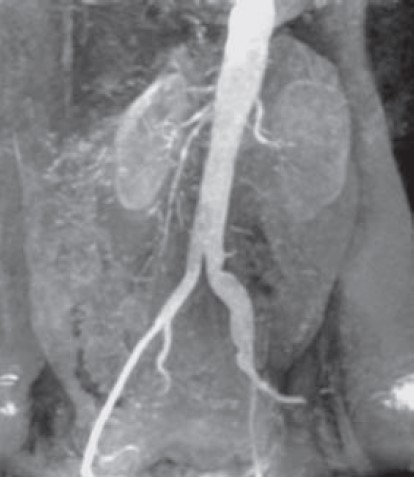
#> input picture 01_PDI/im_contrast_5.jpg, 414 x 477 px
$ jupyter execute median_filter.ipynb   (shell and % lines are left out)
#> lines starting #> are read from the running program, lines starting #| are printed output that depends on the picture
[cell 1]
import cv2 as cv
import numpy as np
import matplotlib.pyplot as plt
import imutils as im
from skimage import util as sku

[cell 2]
input_img = cv.imread('im_contrast_5.jpg', 1)
#> input_img is the input picture: shape (477, 414, 3); mean B, G, R 133.3, 130.5, 129.8
plt.imshow(input_img, cmap='gray', vmin=0, vmax=255)
sp_img = sku.random_noise(input_img, 'salt')*255
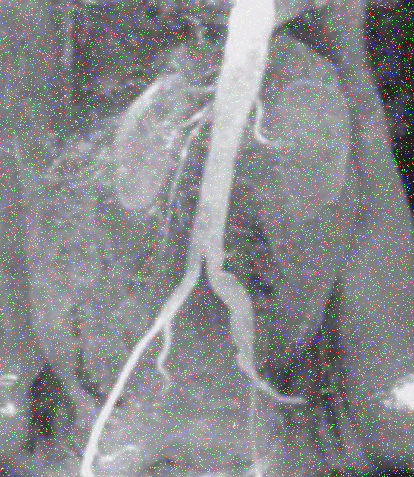
#> sp_img: shape (477, 414, 3) float64; mean B, G, R 139.4, 136.7, 135.9
sp_img = np.uint8(sp_img)

[cell 3]
plt.imshow(sp_img, cmap='gray', vmin=0, vmax=255)

[cell 4]
import numpy as np
import matplotlib.pyplot as plt
import cv2
# With jupyter notebook uncomment below line
# This plots figures inside the notebook

def plot_cv_img(input_image, output_image1):
    """
    Converts an image from BGR to RGB and plots
    """

    fig, ax = plt.subplots(nrows=1, ncols=2)

    ax[0].imshow(cv2.cvtColor(input_image, cv2.COLOR_BGR2RGB))
    ax[0].set_title('Input Image')
    ax[0].axis('off')

    ax[1].imshow(cv2.cvtColor(output_image1, cv2.COLOR_BGR2RGB))
    ax[1].set_title('Median Filter (3,3)')
    ax[1].axis('off')


    # plt.savefig('../figures/03_median_filter.png')

    plt.show()
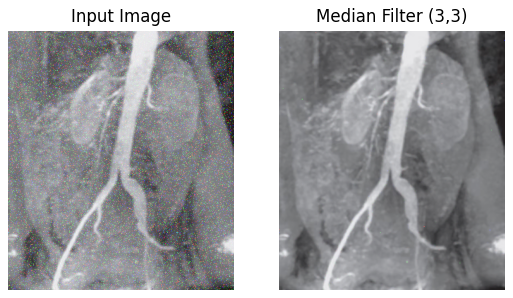
#> figure drawn by matplotlib, 2 panels


def main():
    # read an image
    img = cv2.imread('im_contrast_5.jpg')


    median1 = cv2.medianBlur(sp_img,3)
    #median2 = cv2.medianBlur(sp_img,5)
    #median3 = cv2.medianBlur(sp_img,7)


    # Do plot
    plot_cv_img(sp_img, median1)

if __name__ == '__main__':
    main()

$ run again, with 01_PDI/im_contrast_1.jpg copied over 01_PDI/im_contrast_5.jpg
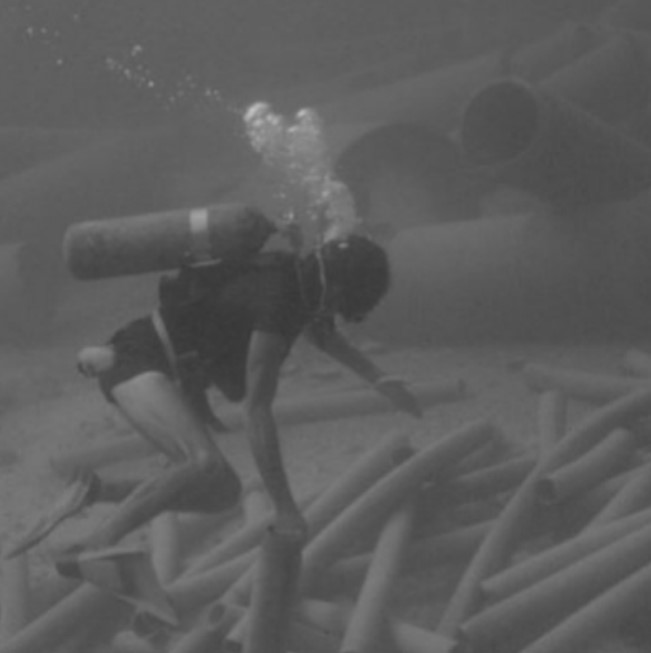
#> input picture 01_PDI/im_contrast_1.jpg, 651 x 653 px
#> input_img is the input picture: shape (653, 651, 3); min 54, max 193, mean 92.8
#> `sp_img = sku.random_noise(input_img, 'salt')*255`:
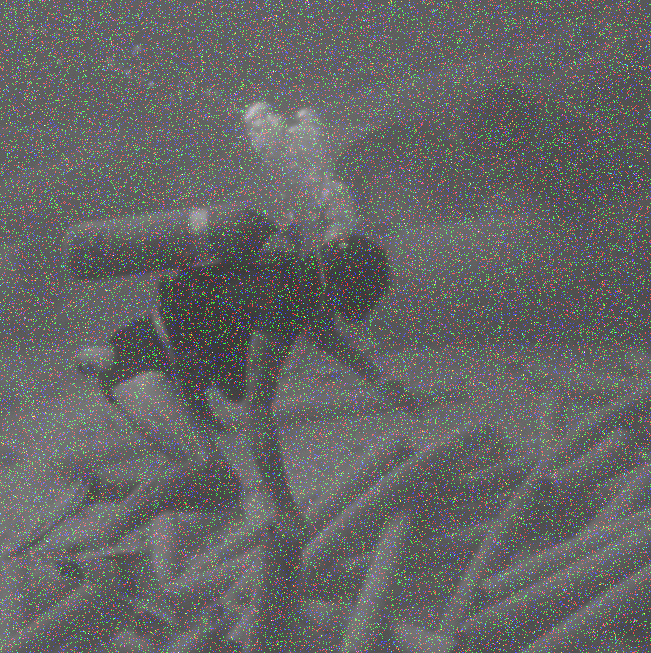
#> sp_img: shape (653, 651, 3) float64; mean B, G, R 101, 101, 100.8
#> in plot_cv_img, `plt.show()`:
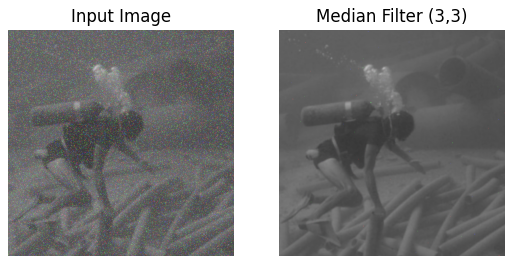
#> figure drawn by matplotlib, 2 panels

$ run again, with 01_PDI/im_contrast_3.jpg copied over 01_PDI/im_contrast_5.jpg
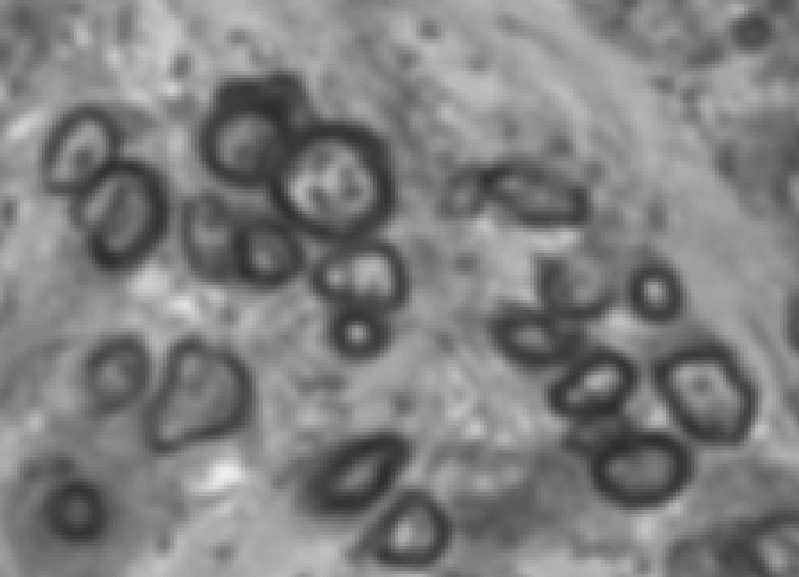
#> input picture 01_PDI/im_contrast_3.jpg, 799 x 577 px
#> input_img is the input picture: shape (577, 799, 3); min 44, max 239, mean 126.9
#> `sp_img = sku.random_noise(input_img, 'salt')*255`:
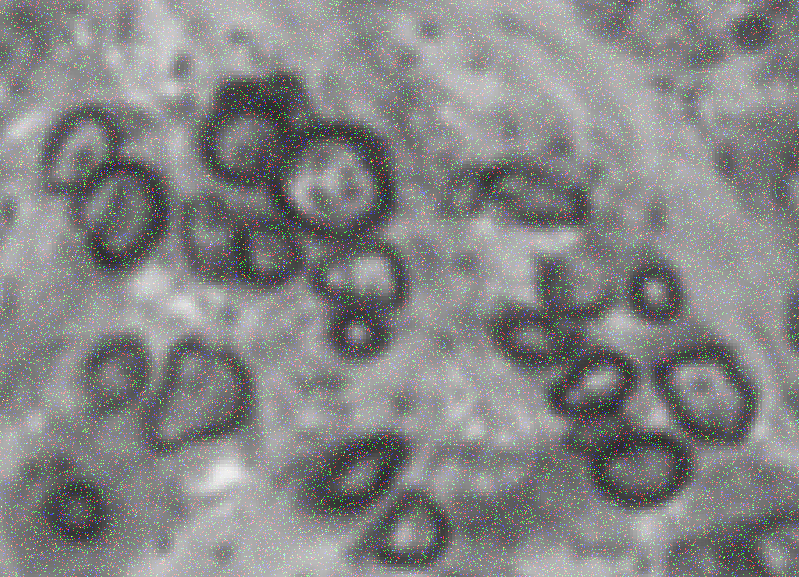
#> sp_img: shape (577, 799, 3) float64; mean B, G, R 133.2, 133.3, 133.2
#> in plot_cv_img, `plt.show()`:
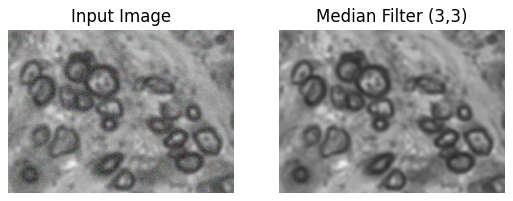
#> figure drawn by matplotlib, 2 panels

$ run again, with 01_PDI/im_contrast_4.jpg copied over 01_PDI/im_contrast_5.jpg
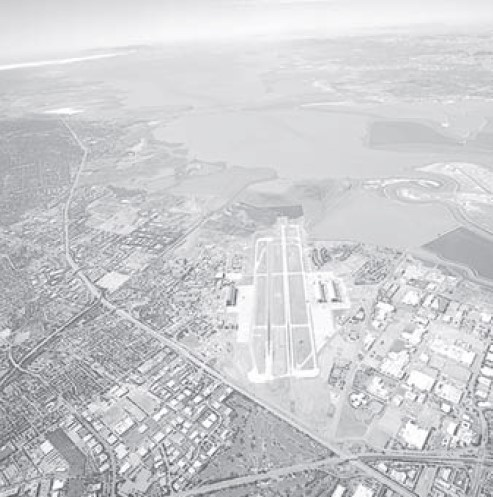
#> input picture 01_PDI/im_contrast_4.jpg, 493 x 497 px
#> input_img is the input picture: shape (497, 493, 3); mean B, G, R 207.9, 205.2, 204.7
#> `sp_img = sku.random_noise(input_img, 'salt')*255`:
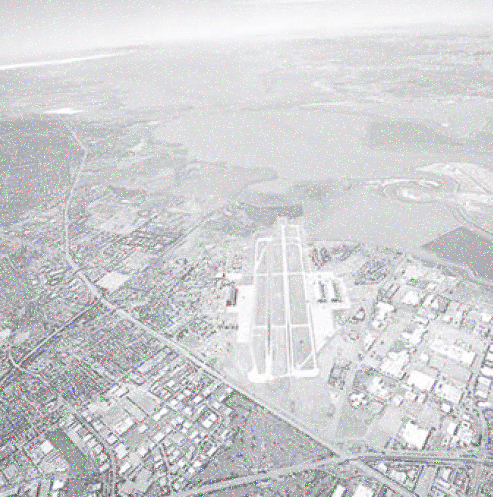
#> sp_img: shape (497, 493, 3) float64; mean B, G, R 210.2, 207.7, 207.2
#> in plot_cv_img, `plt.show()`:
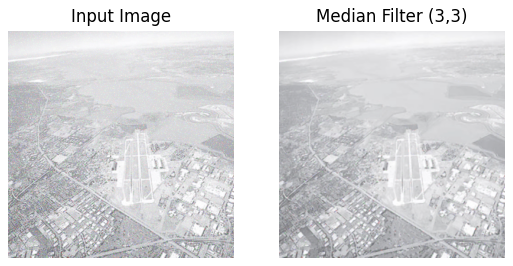
#> figure drawn by matplotlib, 2 panels
